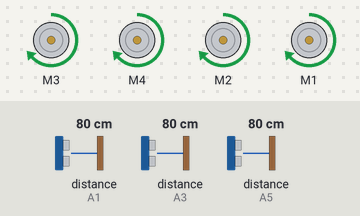
The sketch below on a simulated Arduino Uno, built with avr-gcc and run on an emulated ATmega328P. Parts: 4 × DC motor (green arrow = forward, orange = backward, longer = faster). Wiring (inferred from the names in the program): 3 × ultrasonic range finder: trigger A0, echo A1 / trigger A2, echo A3 / trigger A4, echo A5. The inputs (shaded band) are chosen by the test bench; at power-on: distance to the obstacle (sensors on A5, A1, A3) 80 cm. The echo pulse lasts 58.3 µs per cm; what the sketch prints to the serial monitor is not drawn.

Above: at 1.2 s.
1.3 s: distance to the obstacle (sensor on A5) set to 40 cm
4.3 s: distance to the obstacle (sensor on A5) set to 32 cm
At 4.53 s:
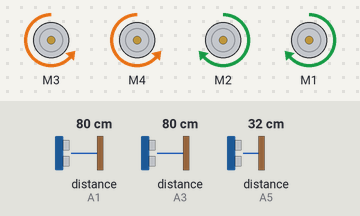
At 5.2 s:
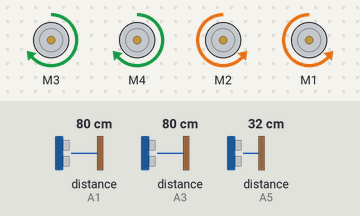
7.3 s: distance to the obstacle (sensor on A5) set to 2 cm
10.3 s: distance to the obstacle (sensor on A5) set to 18 cm
Timing chart, 0 to 14.3 s (numbered marks = the images above; inputs shaded):
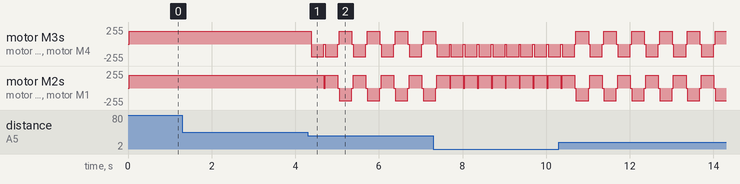

The sketch:

desviaObstaculo.ino
```cpp
#include <AFMotor.h>

// --- Motores ---
// Direita -> M2 (frente) e M1 (trás)
AF_DCMotor motorDirFrente(2);
AF_DCMotor motorDirTraz(1);

// Esquerda -> M3 (frente) e M4 (trás)
AF_DCMotor motorEsqFrente(3);
AF_DCMotor motorEsqTraz(4);

// --- Sensores ultrassônicos ---
#define TRIG_DIR A0
#define ECHO_DIR A1

#define TRIG_ESQ A2
#define ECHO_ESQ A3

#define TRIG_FRT A4
#define ECHO_FRT A5

// --- Configurações ---
#define DISTANCIA       34   // distância mínima frontal
#define LIMITE          5    // distância crítica
#define INTERVALO_DELAY 20   // tempo base para sincronização
#define VEL_ESQ         190
#define VEL_DIR         190

// ----------------------
// Setup
// ----------------------
void setup() {
  Serial.begin(9600);

  motorEsqFrente.setSpeed(VEL_ESQ);
  motorEsqTraz.setSpeed(VEL_ESQ);
  motorDirFrente.setSpeed(VEL_DIR);
  motorDirTraz.setSpeed(VEL_DIR);

  pinMode(TRIG_ESQ, OUTPUT);
  pinMode(ECHO_ESQ, INPUT);
  pinMode(TRIG_DIR, OUTPUT);
  pinMode(ECHO_DIR, INPUT);
  pinMode(TRIG_FRT, OUTPUT);
  pinMode(ECHO_FRT, INPUT);

  pararMotores();
  Serial.println("✅ Setup concluído!");
}

// ----------------------
// Função para medir distância
// ----------------------
long medirDistancia(int trigPin, int echoPin){
  digitalWrite(trigPin, LOW);
  delayMicroseconds(2);
  digitalWrite(trigPin, HIGH);
  delayMicroseconds(10);
  digitalWrite(trigPin, LOW);

  long duracao = pulseIn(echoPin, HIGH, 20000);
  long distancia = duracao * 0.034 / 2;

  if (distancia == 0 || distancia > 200) return 200;
  return distancia;
}

// ----------------------
// Funções de controle motores
// ----------------------
void esquerdaFrente()  { motorEsqFrente.run(FORWARD);  motorEsqTraz.run(FORWARD); }
void esquerdaTras()    { motorEsqFrente.run(BACKWARD); motorEsqTraz.run(BACKWARD); }
void direitaFrente()   { motorDirFrente.run(FORWARD);  motorDirTraz.run(FORWARD); }
void direitaTras()     { motorDirFrente.run(BACKWARD); motorDirTraz.run(BACKWARD); }

void pararMotores() {
  motorEsqFrente.run(RELEASE);
  motorEsqTraz.run(RELEASE);
  motorDirFrente.run(RELEASE);
  motorDirTraz.run(RELEASE);
}

void andarFrente() {

  esquerdaFrente();
  direitaFrente();
}

void andarTras() {
  esquerdaTras();
  direitaTras();
}

void virarEsq() {
  esquerdaFrente();
  direitaTras();

}

void virarDir() {
  esquerdaTras();
  direitaFrente();
}

// ----------------------
// Loop principal
// ----------------------
void loop() {
  long distEsq = medirDistancia(TRIG_ESQ, ECHO_ESQ);
  long distDir = medirDistancia(TRIG_DIR, ECHO_DIR);
  long distFrt = medirDistancia(TRIG_FRT, ECHO_FRT);

  Serial.print("Esq: "); Serial.print(distEsq);
  Serial.print(" | Dir: "); Serial.print(distDir);
  Serial.print(" | Frt: "); Serial.println(distFrt);

 if (distFrt <= DISTANCIA) {

    if (distEsq > distDir) {
      Serial.println("↩️ Virando para ESQUERDA");
      virarEsq();
      delay(300);
    } else {
      Serial.println("↪️ Virando para DIREITA");
      virarDir();
      delay(300);
    }
    pararMotores();
  }
  else {
    Serial.println("⬆️ Caminho livre — Andando para FRENTE");
    andarFrente();
  }

  delay(INTERVALO_DELAY);
}
```

Measured:
- the behaviour switches between 36 and 35 cm on distance to the obstacle (sensor on A5) (found by bisection; images 0 and 1)
- after the input at 1.3 s, every drawn part: stays the same
- after the input at 4.3 s, motor M3, motor M4: forward 190/255 → backward 190/255 after 0.09 s, then repeats every 0.67 s: stopped 0.03 s, backward 190/255 0.30 s, stopped 0.03 s, forward 190/255 0.30 s
